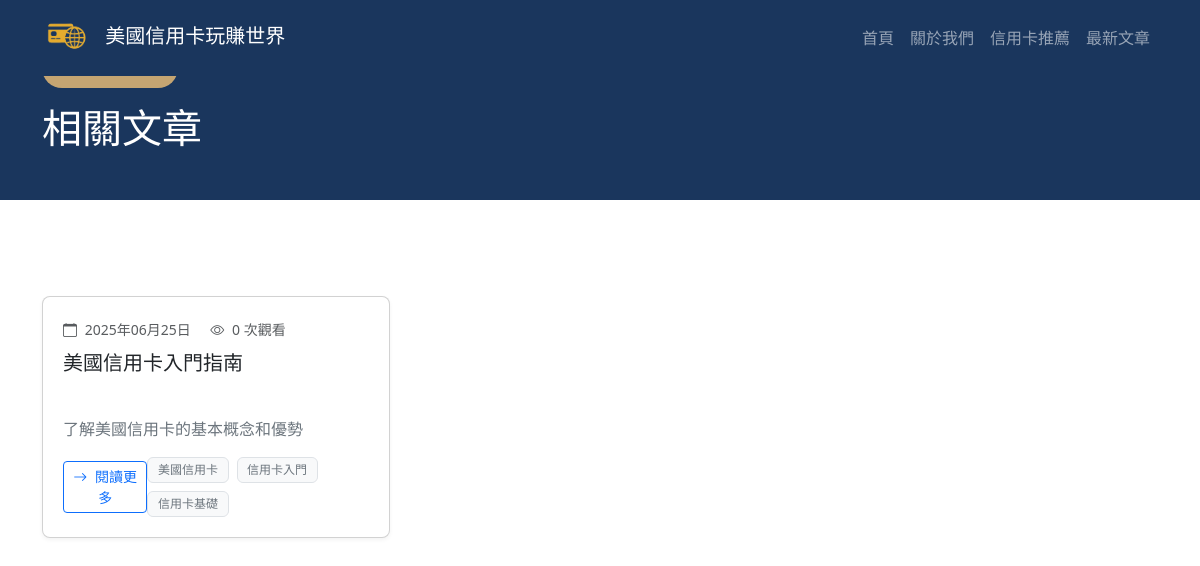
The page /tag.php?tag=美國信用卡 on the database its author committed.
### tables this page shows
CREATE TABLE IF NOT EXISTS articles (
    id INT AUTO_INCREMENT PRIMARY KEY,
    title VARCHAR(255) NOT NULL,
    slug VARCHAR(255) NOT NULL UNIQUE,
    content TEXT,
    excerpt TEXT,
    featured_image VARCHAR(255),
    meta_description TEXT,
    meta_keywords VARCHAR(255),
    status ENUM('draft', 'published') DEFAULT 'draft',
    views INT DEFAULT 0,
    author_id INT,
    created_at TIMESTAMP DEFAULT CURRENT_TIMESTAMP,
    updated_at TIMESTAMP DEFAULT CURRENT_TIMESTAMP ON UPDATE CURRENT_TIMESTAMP,
    published_at TIMESTAMP NULL,
    FOREIGN KEY (author_id) REFERENCES admins(id)
);

### tag.php (the view, shortened to what this page needs)
<?php
require_once 'config.php';
$tag = trim($_GET['tag'] ?? '');
$sql = "SELECT * FROM articles
        WHERE status = 'published'
        AND meta_keywords LIKE ?
        ORDER BY published_at DESC";
try {
    $stmt = $pdo->prepare($sql);
    $stmt->execute(['%' . $tag . '%']);
    $articles = $stmt->fetchAll();
} catch (PDOException $e) {
    $articles = [];
}
?>
<!DOCTYPE html>
<html lang="zh-TW">
<head>
    <link rel="stylesheet" href="styless.css">
    <link href="https://cdn.jsdelivr.net/npm/bootstrap@5.3.0/dist/css/bootstrap.min.css" rel="stylesheet">
    <link href="https://unpkg.com/aos@2.3.1/dist/aos.css" rel="stylesheet">
    <link rel="stylesheet" href="https://cdn.jsdelivr.net/npm/bootstrap-icons@1.7.2/font/bootstrap-icons.css">
</head>
<body>
    <nav class="navbar navbar-expand-lg navbar-dark bg-custom-navy fixed-top">
        <div class="container">
            <a class="navbar-brand" href="index.php">
                <img src="logo.png" alt="Logo" height="50" class="me-2">
                美國信用卡玩賺世界
            </a>
            <div class="collapse navbar-collapse" id="navbarNav">
                <ul class="navbar-nav ms-auto">
                    <li class="nav-item"><a class="nav-link" href="index.php#home">首頁</a></li>
                    <li class="nav-item"><a class="nav-link" href="index.php#about">關於我們</a></li>
                    <li class="nav-item"><a class="nav-link" href="index.php#cards">信用卡推薦</a></li>
                    <li class="nav-item"><a class="nav-link" href="articles.php">最新文章</a></li>
                </ul>
            </div>
        </div>
    </nav>
    <div class="tag-header">
        <div class="container">
            <span class="tag-badge">
            </span>
            <h1 class="mb-0">相關文章</h1>
        </div>
    </div>
    <div class="container py-5">
        <?php if (!empty($articles)): ?>
            <div class="row g-4">
                <?php foreach ($articles as $article): ?>
                    <div class="col-lg-4 col-md-6" data-aos="fade-up">
                        <div class="card article-card h-100">
                            <div class="card-body">
                                <div class="article-meta mb-2">
                                    <small class="text-muted">
                                        <i class="bi bi-calendar me-1"></i>
                                        <?= date('Y年m月d日', strtotime($article['published_at'])) ?>
                                    </small>
                                    <small class="text-muted ms-3">
                                        <i class="bi bi-eye me-1"></i>
                                        <?= $article['views'] ?> 次觀看
                                    </small>
                                </div>
                                <h5 class="card-title"><?= htmlspecialchars($article['title']) ?></h5>
                                <?php if ($article['excerpt']): ?>
                                    <p class="card-text">
                                        <?= htmlspecialchars(substr($article['excerpt'], 0, 120)) ?>
                                    </p>
                                <?php endif; ?>
                                <div class="d-flex justify-content-between align-items-center">
                                    <a href="article.php?slug=<?= urlencode($article['slug']) ?>"
                                        class="btn btn-outline-primary btn-sm">
                                        <i class="bi bi-arrow-right me-1"></i>
                                        閱讀更多
                                    </a>
                                    <?php if ($article['meta_keywords']): ?>
                                        <div class="article-tags">
                                            <?php
                                            $keywords = explode(',', $article['meta_keywords']);
                                            foreach (array_slice($keywords, 0, 3) as $keyword): ?>
                                                <a href="tag.php?tag=<?= urlencode(trim($keyword)) ?>" class="badge text-decoration-none">
                                                    <?= htmlspecialchars(trim($keyword)) ?>
                                                </a>
                                            <?php endforeach; ?>
                                        </div>
                                    <?php endif; ?>
                                </div>
                            </div>
                        </div>
                    </div>
                <?php endforeach; ?>
            </div>
        <?php endif; ?>
    </div>
</body>
</html>

### styless.css (style rules this page uses)
html, body { overflow-x: hidden; max-width: 100%; position: relative; }
:root { --primary-color: #1a365d; --gold-color: #c5a572; --silver-color: #e2e8f0; --navbar-height: 0px; }
.bg-custom-navy { background-color: var(--primary-color); }
.card { transition: transform 0.3s ease; }
.badge { padding: 0.5rem 1rem; font-size: 0.9rem; }
.navbar { transition: all 0.3s ease; }
:root { --navbar-height: 0px; }
* { max-width: 100%; }
.row { margin-left: 0; margin-right: 0; }
html, body { overflow-x: hidden; max-width: 100%; }
.article-card .card-body { padding: 1.5rem; }

### tag.php (style rules this page uses)
.article-card { height: 100%; background: white; border-radius: 8px; overflow: hidden; box-shadow: 0 2px 4px rgba(0, 0, 0, 0.05); transition: transform 0.3s ease, box-shadow 0.3s ease; display: flex; flex-direction: column; }
.article-card .card-body { flex: 1; display: flex; flex-direction: column; padding: 1.25rem; }
.article-card .card-title { font-size: 1.25rem; margin-bottom: 0.75rem; line-height: 1.4; height: 3.5rem; overflow: hidden; display: -webkit-box; -webkit-line-clamp: 2; -webkit-box-orient: vertical; }
.article-card .card-text { flex: 1; margin-bottom: 1rem; overflow: hidden; display: -webkit-box; -webkit-line-clamp: 3; -webkit-box-orient: vertical; color: #6c757d; }
.article-tags { display: flex; flex-wrap: wrap; gap: 0.5rem; }
.article-tags .badge { font-size: 0.75rem; padding: 0.5em 0.8em; background-color: #f8f9fa; color: #6c757d; border: 1px solid #dee2e6; font-weight: 500; transition: all 0.3s ease; }
.tag-header { background: linear-gradient(135deg, var(--primary-color), #1a365d); padding: 3rem 0; margin-bottom: 3rem; color: white; }
.tag-header .tag-badge { background: var(--gold-color); color: var(--primary-color); padding: 0.5rem 1rem; border-radius: 2rem; font-weight: 500; margin-bottom: 1rem; display: inline-block; }

### rows shown on the page
articles: published_at "2025年06月25日", views "0", title "美國信用卡入門指南", excerpt "了解美國信用卡的基本概念和優勢", meta_keywords "美國信用卡", meta_keywords "信用卡入門", meta_keywords "信用卡基礎"
